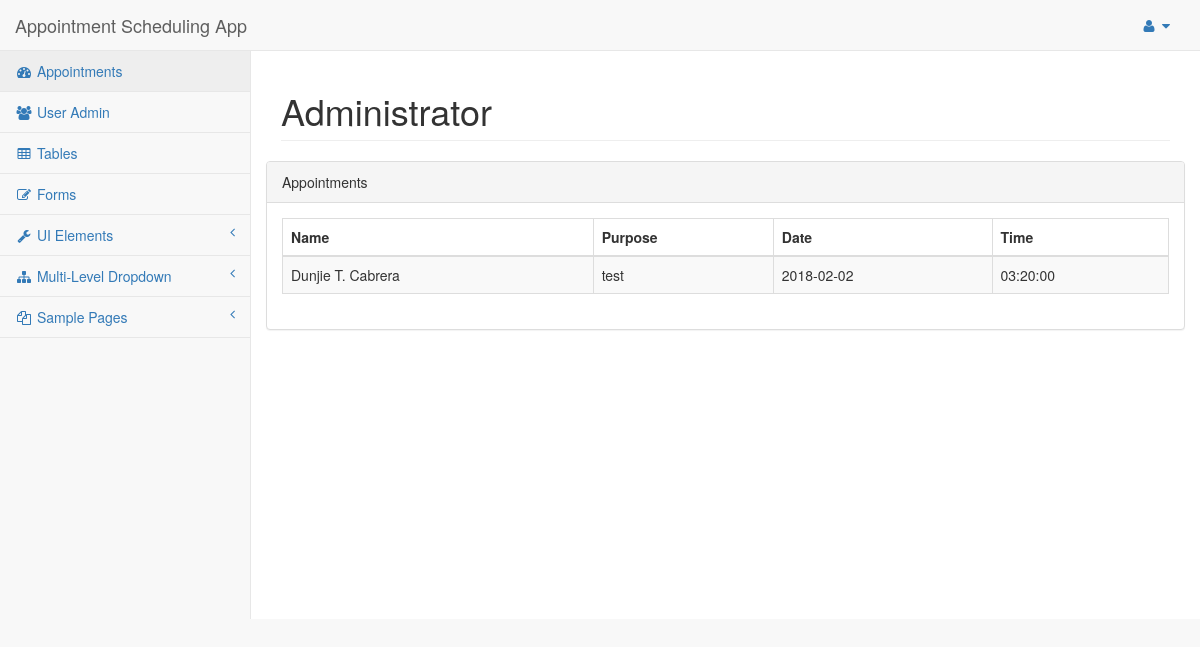
/asa/adminpage.php (signed in), run on the app's committed database.
### tables this page shows
CREATE TABLE `appointments` (
  `id` int(11) NOT NULL AUTO_INCREMENT,
  `headerid` int(11) DEFAULT NULL,
  `appointid` int(11) DEFAULT NULL,
  `purpose` varchar(150) DEFAULT NULL,
  `appdate` date DEFAULT NULL,
  `apptime` time DEFAULT NULL,
  `appremarks` varchar(255) DEFAULT NULL,
  PRIMARY KEY (`id`)
);

CREATE TABLE `useradmin` (
  `id` int(11) NOT NULL AUTO_INCREMENT,
  `username` varchar(20) DEFAULT NULL,
  `password` varchar(20) DEFAULT NULL,
  `fname` varchar(150) DEFAULT NULL,
  `admin` tinyint(1) DEFAULT NULL,
  PRIMARY KEY (`id`)
);

### asa/adminpage.php (the view, shortened to what this page needs)
<?php
    include('setDB.php');
    $id = $_SESSION['id'];
    $select = "SELECT appointments.*, useradmin.id as uid, useradmin.fname FROM asa.appointments
        INNER JOIN asa.useradmin ON appointments.appointid = useradmin.id
        WHERE appointments.headerid = $id";
    $result = $con->query($select);
?>
<!DOCTYPE html>
<html lang="en">
<head>
    <link href="vendor/bootstrap/css/bootstrap.min.css" rel="stylesheet">
    <link href="vendor/metisMenu/metisMenu.min.css" rel="stylesheet">
    <link href="dist/css/sb-admin-2.css" rel="stylesheet">
    <link href="vendor/font-awesome/css/font-awesome.min.css" rel="stylesheet" type="text/css">
    <link href="vendor/datatables-plugins/dataTables.bootstrap.css" rel="stylesheet">
    <link href="vendor/datatables-responsive/dataTables.responsive.css" rel="stylesheet">
</head>
<body>
    <?php include('nav.php') ?>
    <div id="page-wrapper">
            <div class="row">
                <div class="col-lg-12">
                    <h1 class="page-header"><?php echo $_SESSION["fname"]; ?></h1>
                </div>
                <div class="row">
                <div class="col-lg-12">
                    <div class="panel panel-default">
                        <div class="panel-heading">
                            Appointments
                        </div>
                        <div class="panel-body">
                            <table width="100%" class="table table-striped table-bordered table-hover" id="dataTables-example">
                                <thead>
                                    <tr>
                                        <th>Name</th>
                                        <th>Purpose</th>
                                        <th>Date</th>
                                        <th>Time</th>
                                    </tr>
                                </thead>
                                <tbody>
                                    <?php
                                    if($result->num_rows >0)
                                    {
                                        while($row = $result->fetch_assoc())
                                        {
                                            echo "<tr class='odd gradeX'>";
                                                echo "<td>".$row['fname']."</td>";
                                                echo "<td>".$row['purpose']."</td>";
                                                echo "<td>".$row['appdate']."</td>";
                                                echo "<td class='center'>". $row['apptime'] ."</td>";
                                            echo "</tr>";
                                        }
                                    }
                                    ?>
                                </tbody>
                            </table>
                        </div>
                    </div>
                </div>
            </div>
            </div>
    </div>
</body>
</html>

### data on the page
appointments: useradmin.fname "Dunjie T. Cabrera", purpose "test", appdate "2018-02-02", apptime "03:20:00"

### other printed values
$_SESSION["fname"] "Administrator"
